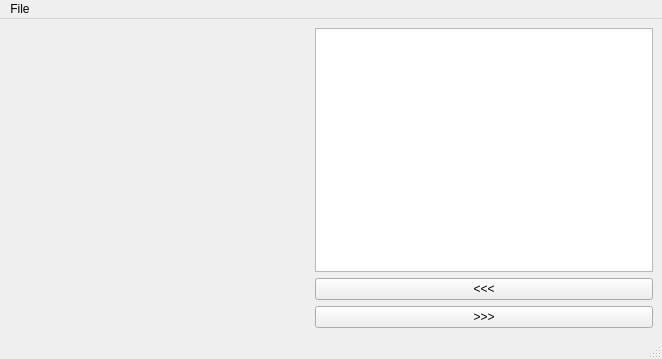
<?xml version="1.0" encoding="UTF-8"?>
<ui version="4.0">
 <class>MainWindow</class>
 <widget class="QMainWindow" name="MainWindow">
  <property name="geometry">
   <rect>
    <x>0</x>
    <y>0</y>
    <width>662</width>
    <height>355</height>
   </rect>
  </property>
  <property name="windowTitle">
   <string>MainWindow</string>
  </property>
  <widget class="QWidget" name="centralwidget">
   <layout class="QHBoxLayout" name="horizontalLayout">
    <item>
     <widget class="QLabel" name="label">
      <property name="minimumSize">
       <size>
        <width>300</width>
        <height>300</height>
       </size>
      </property>
      <property name="text">
       <string/>
      </property>
     </widget>
    </item>
    <item>
     <layout class="QVBoxLayout" name="verticalLayout_2">
      <item>
       <widget class="QTextEdit" name="textEdit"/>
      </item>
      <item>
       <widget class="QPushButton" name="pushButton">
        <property name="text">
         <string>&lt;&lt;&lt;</string>
        </property>
       </widget>
      </item>
      <item>
       <widget class="QPushButton" name="pushButton_2">
        <property name="text">
         <string>&gt;&gt;&gt;</string>
        </property>
       </widget>
      </item>
     </layout>
    </item>
   </layout>
  </widget>
  <widget class="QMenuBar" name="menubar">
   <property name="geometry">
    <rect>
     <x>0</x>
     <y>0</y>
     <width>662</width>
     <height>21</height>
    </rect>
   </property>
   <widget class="QMenu" name="menuFile">
    <property name="title">
     <string>File</string>
    </property>
    <addaction name="actionLoad"/>
    <addaction name="actionSave"/>
    <addaction name="actionQuit"/>
   </widget>
   <addaction name="menuFile"/>
  </widget>
  <widget class="QStatusBar" name="statusbar"/>
  <action name="actionLoad">
   <property name="text">
    <string>Load</string>
   </property>
  </action>
  <action name="actionSave">
   <property name="text">
    <string>Save</string>
   </property>
  </action>
  <action name="actionQuit">
   <property name="text">
    <string>Quit</string>
   </property>
  </action>
 </widget>
 <resources/>
 <connections/>
</ui>
